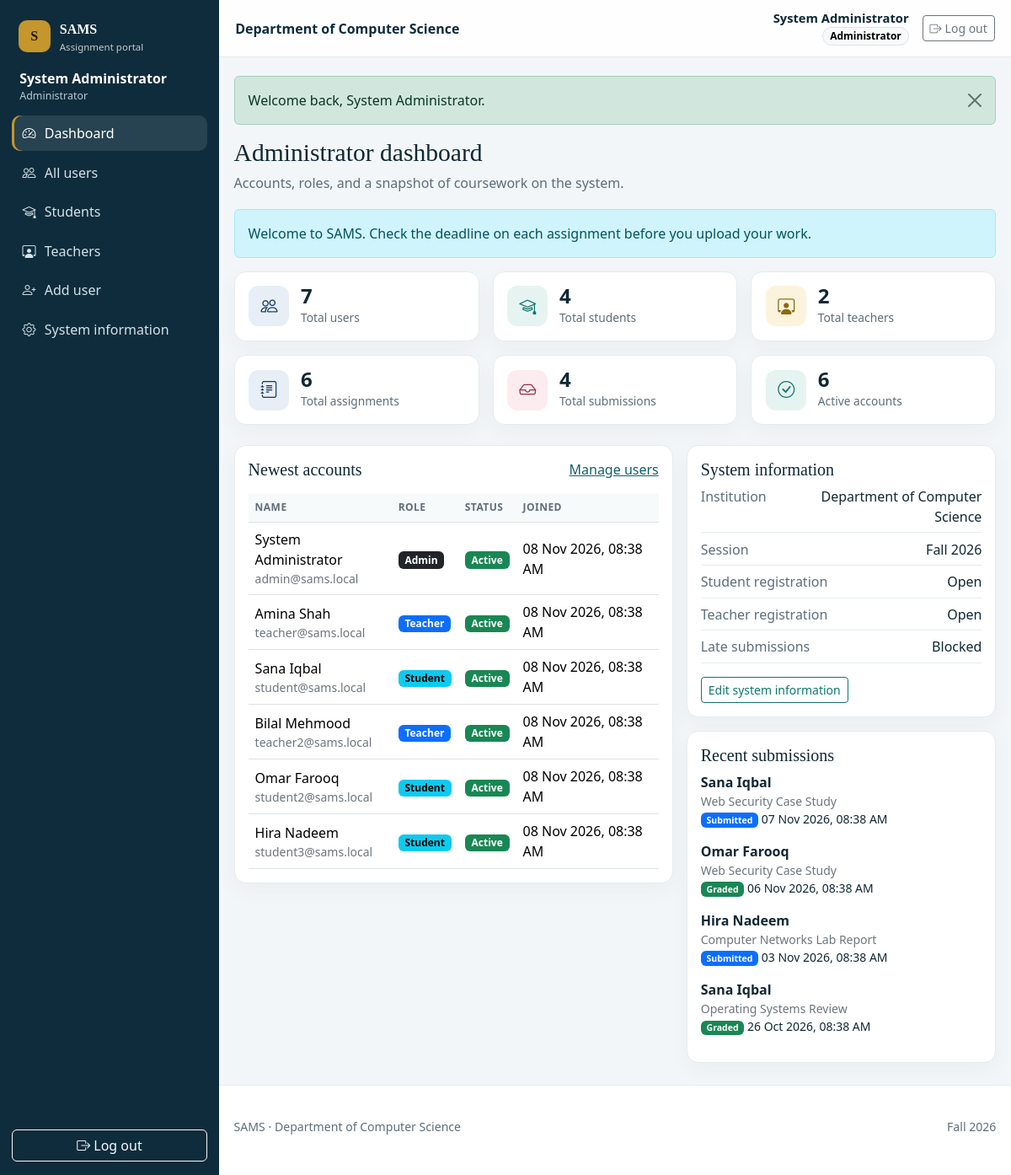
Page /admin/dashboard.php (signed in) on the committed database.
### tables this page shows
CREATE TABLE users (
    id INT UNSIGNED NOT NULL AUTO_INCREMENT,
    name VARCHAR(100) NOT NULL,
    email VARCHAR(150) NOT NULL,
    password VARCHAR(255) NOT NULL,
    role ENUM('admin', 'teacher', 'student') NOT NULL,
    status ENUM('active', 'inactive') NOT NULL DEFAULT 'active',
    created_at DATETIME NOT NULL DEFAULT CURRENT_TIMESTAMP,
    updated_at DATETIME NOT NULL DEFAULT CURRENT_TIMESTAMP ON UPDATE CURRENT_TIMESTAMP,
    PRIMARY KEY (id),
    UNIQUE KEY uq_users_email (email),
    KEY idx_users_role (role),
    KEY idx_users_status (status)
);

CREATE TABLE submissions (
    id INT UNSIGNED NOT NULL AUTO_INCREMENT,
    assignment_id INT UNSIGNED NOT NULL,
    student_id INT UNSIGNED NOT NULL,
    file_name VARCHAR(255) NOT NULL,
    file_path VARCHAR(255) NOT NULL,
    submitted_at DATETIME NOT NULL DEFAULT CURRENT_TIMESTAMP,
    marks DECIMAL(6,2) DEFAULT NULL,
    feedback TEXT DEFAULT NULL,
    status ENUM('submitted', 'late', 'graded') NOT NULL DEFAULT 'submitted',
    updated_at DATETIME NOT NULL DEFAULT CURRENT_TIMESTAMP ON UPDATE CURRENT_TIMESTAMP,
    PRIMARY KEY (id),
    UNIQUE KEY uq_submission_once (assignment_id, student_id),
    KEY idx_submissions_student (student_id),
    KEY idx_submissions_status (status),
    CONSTRAINT fk_submissions_assignment FOREIGN KEY (assignment_id) REFERENCES assignments (id) ON DELETE CASCADE ON UPDATE CASCADE,
    CONSTRAINT fk_submissions_student FOREIGN KEY (student_id) REFERENCES users (id) ON DELETE RESTRICT ON UPDATE CASCADE
);

CREATE TABLE assignments (
    id INT UNSIGNED NOT NULL AUTO_INCREMENT,
    teacher_id INT UNSIGNED NOT NULL,
    title VARCHAR(200) NOT NULL,
    description TEXT NOT NULL,
    deadline DATETIME NOT NULL,
    max_marks DECIMAL(6,2) NOT NULL,
    status ENUM('draft', 'published', 'closed') NOT NULL DEFAULT 'draft',
    created_at DATETIME NOT NULL DEFAULT CURRENT_TIMESTAMP,
    updated_at DATETIME NOT NULL DEFAULT CURRENT_TIMESTAMP ON UPDATE CURRENT_TIMESTAMP,
    PRIMARY KEY (id),
    KEY idx_assignments_teacher (teacher_id),
    KEY idx_assignments_status (status),
    KEY idx_assignments_deadline (deadline),
    CONSTRAINT fk_assignments_teacher FOREIGN KEY (teacher_id) REFERENCES users (id) ON DELETE RESTRICT ON UPDATE CASCADE
);

### admin/dashboard.php (the view, shortened to what the rows shown need)
<?php
require_role('admin');
$recentUsers = fetch_all('SELECT id, name, email, role, status, created_at FROM users ORDER BY created_at DESC LIMIT 6');
$recentSubmissions = fetch_all(
    'SELECT s.submitted_at, s.status, u.name AS student_name, a.title
     FROM submissions s
     JOIN users u ON u.id = s.student_id
     JOIN assignments a ON a.id = s.assignment_id
     ORDER BY s.submitted_at DESC
     LIMIT 6'
);
require __DIR__ . '/../includes/header.php';
page_heading('Administrator dashboard', 'Accounts, roles, and a snapshot of coursework on the system.');
?>
<div class="row g-3">
    <div class="col-lg-7">
        <section class="card-panel">
            <div class="d-flex justify-content-between align-items-center mb-3">
                <h2 class="h5 mb-0">Newest accounts</h2>
            </div>
            <div class="table-responsive">
                <table class="table align-middle mb-0">
                    <thead><tr><th>Name</th><th>Role</th><th>Status</th><th>Joined</th></tr></thead>
                    <tbody>
                    <?php foreach ($recentUsers as $account): ?>
                        <tr>
                            <td><div><?= e((string) $account['name']) ?></div><div class="small text-secondary break-all"><?= e((string) $account['email']) ?></div></td>
                            <td><?= role_badge((string) $account['role']) ?></td>
                            <td><?= status_badge((string) $account['status']) ?></td>
                            <td><?= e(format_dt((string) $account['created_at'])) ?></td>
                        </tr>
                    <?php endforeach; ?>
                    </tbody>
                </table>
            </div>
        </section>
    </div>
    <div class="col-lg-5">
        <section class="card-panel mb-3">
            <h2 class="h5">System information</h2>
        </section>
        <section class="card-panel">
            <h2 class="h5">Recent submissions</h2>
            <?php if ($recentSubmissions === []): ?>
                <p class="text-secondary mb-0">No files have been submitted yet.</p>
            <?php else: ?>
                <ul class="list-unstyled mb-0">
                    <?php foreach ($recentSubmissions as $item): ?>
                        <li class="mb-3">
                            <strong><?= e((string) $item['student_name']) ?></strong>
                            <div class="small text-secondary"><?= e((string) $item['title']) ?></div>
                            <div class="small"><?= submission_badge((string) $item['status']) ?> <?= e(format_dt((string) $item['submitted_at'])) ?></div>
                        </li>
                    <?php endforeach; ?>
                </ul>
            <?php endif; ?>
        </section>
    </div>
</div>
<?php require __DIR__ . '/../includes/footer.php'; ?>

### includes/header.php (shortened to what the rows shown need)
<?php
require_once __DIR__ . '/navbar.php';
$activeNav = $activeNav ?? '';
$publicLayout = !empty($publicLayout);
$user = current_user();
$siteName = get_setting('site_name', APP_NAME);
$showRegister = registration_open();
?>
<!DOCTYPE html>
<html lang="en">
<head>
    <link rel="stylesheet" href="<?= e(base_url('assets/vendor/bootstrap/css/bootstrap.min.css')) ?>">
    <link rel="stylesheet" href="<?= e(base_url('assets/vendor/bootstrap-icons/bootstrap-icons.min.css')) ?>">
    <link rel="stylesheet" href="<?= e(base_url('assets/css/style.css')) ?>">
</head>
<?php if ($publicLayout): ?>
<body class="layout-public">
<a class="skip-link" href="#content">Skip to content</a>
<div class="public-wrap">
    <nav class="public-nav" aria-label="Public">
        <div class="container public-nav-inner">
            <a class="brand" href="<?= e(base_url('index.php')) ?>">
                <span class="brand-mark">S</span>
                <span><strong><?= e(APP_SHORT) ?></strong><small><?= e($siteName) ?></small></span>
            </a>
            <div class="d-flex gap-2">
                <?php if ($user !== null): ?>
                    <a class="btn btn-sm btn-outline-light" href="<?= e(base_url(dashboard_route())) ?>">Dashboard</a>
                    <?= logout_button('btn btn-sm btn-warning') ?>
                <?php else: ?>
                    <a class="btn btn-sm btn-outline-light" href="<?= e(base_url('auth/login.php')) ?>">Log in</a>
                    <?php if ($showRegister): ?>
                        <a class="btn btn-sm btn-warning" href="<?= e(base_url('auth/register.php')) ?>">Register</a>
                    <?php endif; ?>
                <?php endif; ?>
            </div>
        </div>
    </nav>
    <main id="content" class="container py-4 py-lg-5">
        <?php render_flash(); ?>
<?php else: ?>
<body class="layout-app" data-max-upload="<?= (int) MAX_UPLOAD_BYTES ?>">
<?php render_sidebar($activeNav); ?>
<div class="app-main">
    <header class="topbar">
        <div class="ms-auto d-flex align-items-center gap-3">
            <?php if ($user !== null): ?>
                <div class="text-end d-none d-sm-block">
                    <div class="user-name"><?= e((string) $user['name']) ?></div>
                    <span class="badge rounded-pill text-bg-light border"><?= e(role_label((string) $user['role'])) ?></span>
                </div>
            <?php endif; ?>
        </div>
    </header>
    <main id="content" class="content">
        <div class="container-fluid page-wrap">
<?php endif; ?>

### includes/navbar.php (shortened to what the rows shown need)
<?php
function render_sidebar(string $activeNav): void
{
    $user = current_user();
    echo '<aside class="sidebar d-none d-lg-flex">';
    if ($user !== null) {
        echo '<div class="sidebar-user"><div class="user-name">' . e((string) $user['name']) . '</div><div class="user-role">' . e(role_label((string) $user['role'])) . '</div></div>';
    }
    echo '</aside>';
}

### includes/functions.php (shortened to what the rows shown need)
<?php
function e(null|string|int|float $value): string
{
    return htmlspecialchars((string) $value, ENT_QUOTES | ENT_SUBSTITUTE, 'UTF-8');
}
function normalize_path(string $path): string
{
    $path = str_replace('\\', '/', $path);
    return rtrim($path, '/');
}
function base_url(string $path = ''): string
{
    static $base = null;
    if ($base === null) {
        $base = detect_base_path();
    }
    $path = ltrim($path, '/');
    return ($base === '' ? '' : $base) . '/' . $path;
}
function detect_base_path(): string
{
    $scriptName = str_replace('\\', '/', (string) ($_SERVER['SCRIPT_NAME'] ?? ''));
    $appRoot = realpath(APP_ROOT);
    $scriptFile = realpath((string) ($_SERVER['SCRIPT_FILENAME'] ?? ''));
    $appNorm = normalize_path($appRoot);
    $scriptNorm = normalize_path($scriptFile);
    $relative = substr($scriptNorm, strlen($appNorm));
    $scriptLower = strtolower($scriptName);
    $relativeLower = strtolower($relative);
    if (str_ends_with($scriptLower, $relativeLower)) {
        return rtrim(substr($scriptName, 0, strlen($scriptName) - strlen($relative)), '/');
    }
    return '/sams';
}
function fetch_one(string $sql, array $params = []): ?array
{
    $statement = db()->prepare($sql);
    $statement->execute($params);
    $row = $statement->fetch();
    return $row === false ? null : $row;
}
function fetch_all(string $sql, array $params = []): array
{
    $statement = db()->prepare($sql);
    $statement->execute($params);
    return $statement->fetchAll();
}
function format_dt(?string $value): string
{
    $timestamp = strtotime($value);
    return date('d M Y, h:i A', $timestamp);
}
function submission_badge(?string $status): string
{
    $map = [
        'submitted' => ['primary', 'Submitted'],
        'late' => ['warning', 'Late'],
        'graded' => ['success', 'Graded'],
    ];
    [$class, $label] = $map[$status ?? ''] ?? ['secondary', 'Unknown'];
    return '<span class="badge text-bg-' . e($class) . '">' . e($label) . '</span>';
}
function role_badge(string $role): string
{
    $map = [
        'admin' => 'dark',
        'teacher' => 'primary',
        'student' => 'info',
    ];
    $class = $map[$role] ?? 'secondary';
    return '<span class="badge text-bg-' . e($class) . '">' . e(ucfirst($role)) . '</span>';
}
function status_badge(string $status): string
{
    if ($status === 'active') {
        return '<span class="badge text-bg-success">Active</span>';
    }
    return '<span class="badge text-bg-secondary">Inactive</span>';
}
function page_heading(string $title, string $subtitle = '', string $actions = ''): void
{
    echo '<div class="page-heading"><div><h1>' . e($title) . '</h1>';
    echo '</div>';
    echo '</div>';
}

### rows in the picture
users: name "System Administrator", role "Administrator", email "admin@sams.local", role "Admin", status "Active", created_at "08 Nov 2026, 08:38 AM"
users: name "Amina Shah", email "teacher@sams.local", role "Teacher", status "Active", created_at "08 Nov 2026, 08:38 AM"
users: name "Sana Iqbal", email "student@sams.local", role "Student", status "Active", created_at "08 Nov 2026, 08:38 AM"
users: name "Bilal Mehmood", email "teacher2@sams.local", role "Teacher", status "Active", created_at "08 Nov 2026, 08:38 AM"
users: name "Omar Farooq", email "student2@sams.local", role "Student", status "Active", created_at "08 Nov 2026, 08:38 AM"
users: name "Hira Nadeem", email "student3@sams.local", role "Student", status "Active", created_at "08 Nov 2026, 08:38 AM"
submissions: student.name "Sana Iqbal", assignment.title "Web Security Case Study", label "Submitted", submitted_at "07 Nov 2026, 08:38 AM"
submissions: student.name "Omar Farooq", assignment.title "Web Security Case Study", label "Graded", submitted_at "06 Nov 2026, 08:38 AM"
submissions: student.name "Hira Nadeem", assignment.title "Computer Networks Lab Report", label "Submitted", submitted_at "03 Nov 2026, 08:38 AM"
submissions: student.name "Sana Iqbal", assignment.title "Operating Systems Review", label "Graded", submitted_at "26 Oct 2026, 08:38 AM"

### other values in the picture
APP_SHORT "SAMS"
$label "Dashboard"
$label "All users"
$label "Students"
$label "Teachers"
$label "Add user"
$label "System information"
$institution !== '' ? $institution : $siteName "Department of Computer Science"
$flash['message'] "Welcome back, System Administrator."
$title "Administrator dashboard"
$subtitle "Accounts, roles, and a snapshot of coursework on the system."
e_nl($announcement) "Welcome to SAMS. Check the deadline on each assignment before you upload your work."
$value "7 4 2 6 4 6"
$label "Total users Total students Total teachers Total assignments Total submissions Active accounts"
get_setting('institution_name') "Department of Computer Science"
